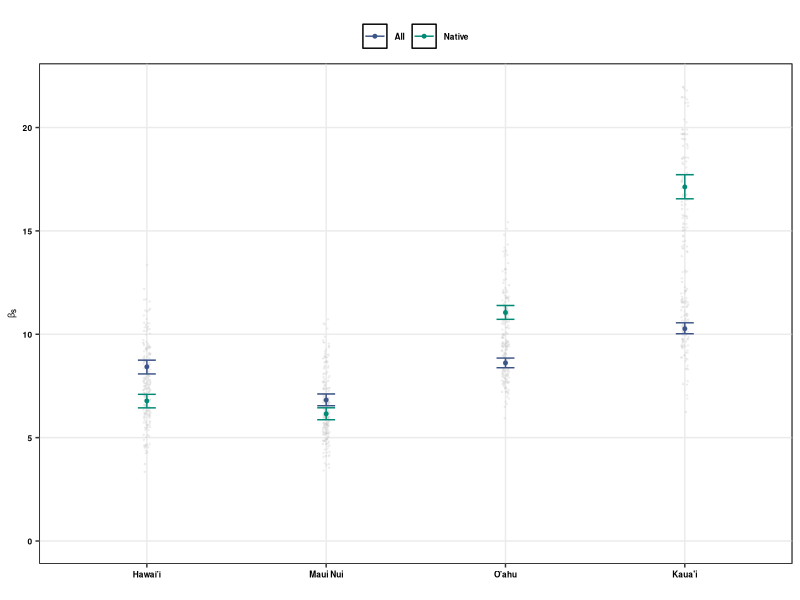

Reproduce this figure in R.
###############
# Beta ENSpie #
###############
# All natives #
# 10 plots #####
###############
# only Scenario III: "Age"

require(dplyr)
require(ggplot2)
require(grid)
require(reshape2)
require(rms)

#############
# Data  #####
#############

Beta_N<-read.csv("Cleaned_Data/Scen3_Natives_10plots_BetaPIE.csv",sep=",",header=T)
Beta_N$Scenario<-"Native"

Beta_All<-read.csv("Cleaned_Data/Scen3_Total_10plots_BetaPIE.csv",sep=",",header=T)
Beta_All$Scenario<-"All"

Beta_togg<-rbind.data.frame(Beta_N,Beta_All)


################
## beta_S_PIE  #
################

Beta_33<-filter(Beta_togg, index=="beta_S")

Beta_33<-dplyr::summarize(dplyr::group_by(Beta_33, geo_entity2, Scenario,Iteration),beta_S=mean(value))

Beta_33$geo_entity2<-as.character(Beta_33$geo_entity2)
Beta_33$geo_entity2<-ifelse(Beta_33$geo_entity2=="Hawai'i Island","Hawai'i",Beta_33$geo_entity2)
Beta_33$geo_entity2<-ifelse(Beta_33$geo_entity2=="Kaua'i Island","Kaua'i",Beta_33$geo_entity2)
Beta_33$geo_entity2<-ifelse(Beta_33$geo_entity2=="O'ahu Island","O'ahu",Beta_33$geo_entity2)
Beta_33$geo_entity2<-as.factor(Beta_33$geo_entity2)

Beta_33$geo_entity2<-as.factor(Beta_33$geo_entity2)
Beta_33$geo_entity2<-factor(Beta_33$geo_entity2,levels=c("Hawai'i","Maui Nui","O'ahu","Kaua'i"))

Beta_3s<- Beta_33 %>%
  group_by(geo_entity2, Scenario) %>%
  do(data.frame(rbind(smean.cl.boot(.$beta_S, B=1000))))

colnames(Beta_3s)[3]<-"beta_S"
colnames(Beta_3s)[4]<-"l.QD"
colnames(Beta_3s)[5]<-"h.QD"

Beta_3s$geo_entity2<-as.factor(Beta_3s$geo_entity2)
Beta_3s$geo_entity2<-factor(Beta_3s$geo_entity2,levels=c("Hawai'i","Maui Nui","O'ahu","Kaua'i"))

Beta_S<-ggplot(data=Beta_33, aes(x=geo_entity2,y=beta_S,group=geo_entity2))+
  geom_point(data=Beta_33, aes(x=geo_entity2,y=beta_S,group=geo_entity2),
             position = position_jitter(w = 0.02, h = 0),color="gray80",size=0.25,alpha=0.2)+
  
  geom_point(data=Beta_3s, aes(x=geo_entity2,y=beta_S,group=geo_entity2, colour=Scenario),size=1)+
  geom_errorbar(data=Beta_3s,aes(ymin=l.QD,ymax=h.QD,colour=Scenario),width=0.1)+
  scale_y_continuous(limits=c(0,22),breaks=c(0,5,10,15,20))+
  #scale_color_d3(palette="category20c")+
  scale_colour_manual(values=c("All"="#3C5488FF","Native"="#008975"))+
  labs(x="",y=expression(bold(beta["S"])))+
  guides(colour=guide_legend(title="",title.position = "top"))+
  theme_bw()+theme(axis.title.x=element_text(colour="black",face="bold",size=6),
                   axis.title.y=element_text(colour="black",face="bold",size=6),
                   axis.text.x=element_text(colour=c("black"),face="bold",size=6),
                   axis.text.y=element_text(colour=c("black"),face="bold",size=6),
                   legend.text=element_text(colour=c("black"),face="bold",size=6),
                   legend.title = element_text(colour=c("black"),face="bold",size=6),
                   legend.title.align = 0.5,
                   legend.position=c("top"),
                   legend.margin =margin(t=0, r=0, b=0, l=0, unit="cm"),
                   panel.background =element_rect(fill="transparent",colour="black"),panel.grid.minor=element_blank())

png(filename="Figures/Fig5_Beta_S_all_natives_10plots.png", 
    units="in", 
    width=4, 
    height=3, 
    pointsize=2, 
    res=500)


Beta_S

dev.off()


# #################
# # Beta ENS_PIE  #
# #################
# 
# Beta_22<-filter(Beta_togg, index=="beta_S_PIE")
# 
# Beta_22<-dplyr::summarize(dplyr::group_by(Beta_22, geo_entity2, Scenario, Iteration),beta_ENS_PIE=mean(value))
# 
# Beta_22$geo_entity2<-as.character(Beta_22$geo_entity2)
# Beta_22$geo_entity2<-ifelse(Beta_22$geo_entity2=="Hawai'i Island","Hawai'i",Beta_22$geo_entity2)
# Beta_22$geo_entity2<-ifelse(Beta_22$geo_entity2=="Kaua'i Island","Kaua'i",Beta_22$geo_entity2)
# Beta_22$geo_entity2<-ifelse(Beta_22$geo_entity2=="O'ahu Island","O'ahu",Beta_22$geo_entity2)
# Beta_22$geo_entity2<-as.factor(Beta_22$geo_entity2)
# 
# Beta_22$geo_entity2<-as.factor(Beta_22$geo_entity2)
# Beta_22$geo_entity2<-factor(Beta_22$geo_entity2,levels=c("Hawai'i","Maui Nui","O'ahu","Kaua'i"))
# 
# Beta_2s<- Beta_22 %>%
#   group_by(geo_entity2, Scenario) %>%
#   do(data.frame(rbind(smean.cl.boot(.$beta_ENS_PIE, B=1000))))
# 
# colnames(Beta_2s)[3]<-"beta_ENS_PIE"
# colnames(Beta_2s)[4]<-"l.QD"
# colnames(Beta_2s)[5]<-"h.QD"
# 
# ## figure
# 
# Beta_2s$geo_entity2<-as.factor(Beta_2s$geo_entity2)
# Beta_2s$geo_entity2<-factor(Beta_2s$geo_entity2,levels=c("Hawai'i","Maui Nui","O'ahu","Kaua'i"))
# 
# Beta_ENS_PIE<-ggplot(data=Beta_22, aes(x=geo_entity2,y=beta_ENS_PIE,group=geo_entity2))+
#   geom_point(data=Beta_22, aes(x=geo_entity2,y=beta_ENS_PIE,group=geo_entity2),
#              position = position_jitter(w = 0.02, h = 0),color="gray80",size=0.25,alpha=0.2)+
#   
#   geom_point(data=Beta_2s, aes(x=geo_entity2,y=beta_ENS_PIE,group=geo_entity2, colour=Scenario),size=1)+
#   geom_errorbar(data=Beta_2s,aes(ymin=l.QD,ymax=h.QD,colour=Scenario),width=0.1)+
#   scale_y_continuous(limits=c(0,6),breaks=c(0,1,2,3,4,5,6))+
#   #scale_color_d3(palette="category20c")+
#   scale_colour_manual(values=c("All"="#3C5488FF","Native"="#008975"))+
#   labs(x="",y=expression(bold(beta["ENSpie"])))+
#   guides(colour=guide_legend(title="",title.position = "top"))+
#   theme_bw()+theme(axis.title.x=element_text(colour="black",face="bold",size=6),
#                    axis.title.y=element_text(colour="black",face="bold",size=6),
#                    axis.text.x=element_text(colour=c("black"),face="bold",size=6),
#                    axis.text.y=element_text(colour=c("black"),face="bold",size=6),
#                    legend.text=element_text(colour=c("black"),face="bold",size=6),
#                    legend.title = element_text(colour=c("black"),face="bold",size=6),
#                    legend.title.align = 0.5,
#                    legend.position=c("top"),
#                    legend.margin =margin(t=0, r=0, b=0, l=0, unit="cm"),
#                    panel.background =element_rect(fill="transparent",colour="black"),panel.grid.minor=element_blank())
